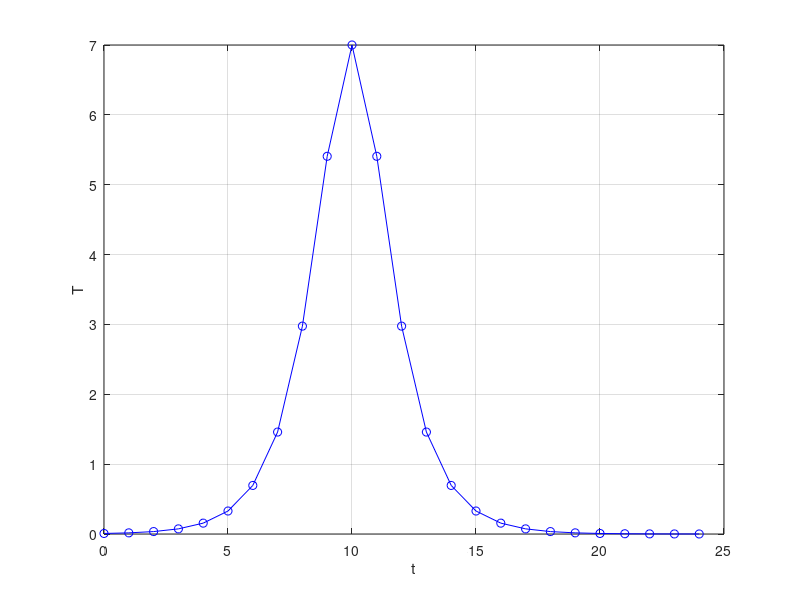

Reproduce this figure in MATLAB. (Note: this script raises an error after producing the figure.)
addpath('/Users/addi/Documents/MATLAB/APPM-2360/Proj 1');

function T= H(t)
 T = 7 *sech(3*(t-10)/4);
end

t =0:24;
%y = H(t);          

plot(t,H(t),'b-o')
xlabel('t')
ylabel('T')
grid on



ti = 0;
tf = 24;
npts = 240;
y0 = 50;


%functions
function f= dTdt(t)

f=7*(sech(3*(t - 10)/4));
end

%rkr call
[t,w] = rk4(ti,tf,npts,y0,dTdt);

plot(t,w)

